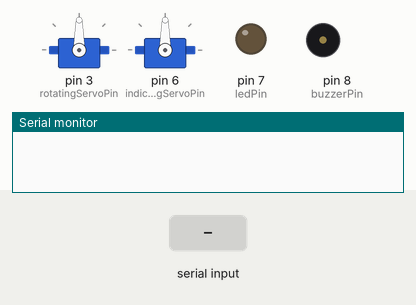
This sketch was run on a simulated Arduino Uno, built with avr-gcc and run on an emulated ATmega328P. Parts: 2 × servo, output pins drawn as LEDs (lit = HIGH), buzzer (waves = sounding, pin HIGH), the last lines printed to the serial monitor. The inputs (shaded band) are chosen by the test bench.

Above: at 1.2 s.
1.3 s: "1" received over Serial
At 1.9 s:
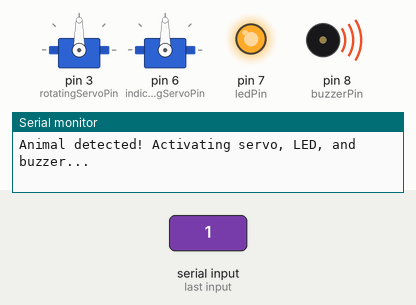
At 4.6 s:
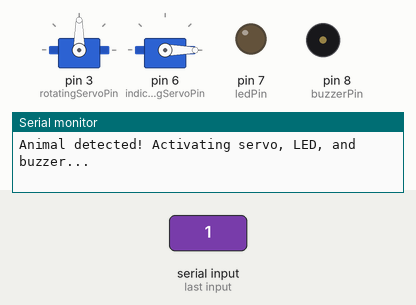
Timing chart, 0 to 6.1 s (numbered marks = the images above; inputs shaded):
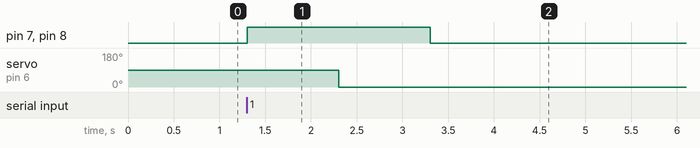

Measured:
- after the input at 1.3 s, pin 7 (ledPin), pin 8 (buzzerPin): LOW → HIGH at once, → LOW 2.0 s later; servo on pin 6 (indicatingServoPin): 90° → 0° after 1.0 s

The sketch:

testing.ino
```cpp
#include <Servo.h>  // Include the Servo library

// Define pin numbers for the ultrasonic sensor
const int trigPin = 9;  // Trigger pin of the ultrasonic sensor
const int echoPin = 10; // Echo pin of the ultrasonic sensor

Servo rotatingServo;    // Servo that rotates continuously
Servo indicatingServo;  // Servo that moves to 90 degrees when something is detected

int rotatingServoPin = 3;   // Pin for the rotating servo motor
int indicatingServoPin = 6; // Pin for the indicating servo motor

const int ledPin = 7;       // LED pin
const int buzzerPin = 8;    // Buzzer pin

long duration;              // Variable to store the duration of the pulse from the ultrasonic sensor
int distance;               // Variable to store the distance calculated from the ultrasonic sensor
int thresholdDistance = 20; // Distance threshold in cm to trigger detection actions

void setup() {
  // Set up the ultrasonic sensor pins
  pinMode(trigPin, OUTPUT);
  pinMode(echoPin, INPUT);

  // Set up the LED and buzzer pins
  pinMode(ledPin, OUTPUT);
  pinMode(buzzerPin, OUTPUT);

  // Attach the servo motors to the corresponding pins
  rotatingServo.attach(rotatingServoPin);
  indicatingServo.attach(indicatingServoPin);

  // Start serial communication for debugging and communication with computer
  Serial.begin(9600);
}

void loop() {
  // Check if there is data available from the Python script
  if (Serial.available() > 0) {
    char signal = Serial.read();  // Read the signal sent from Python

    // If the signal is '1', trigger the servo, LED, and buzzer
    if (signal == '1') {
      Serial.println("Animal detected! Activating servo, LED, and buzzer...");

      // Turn on the LED and buzzer
      digitalWrite(ledPin, HIGH);
      digitalWrite(buzzerPin, HIGH);

      // Move the indicating servo to 90 degrees
      indicatingServo.write(90);
      delay(1000);  // Wait for 1 second

      // Move the second servo back to the normal position (0 degrees)
      indicatingServo.write(0);

      // Turn off the LED and buzzer after 1 second
      delay(1000);
      digitalWrite(ledPin, LOW);
      digitalWrite(buzzerPin, LOW);
    }
  }
}

// Function to get the distance from the ultrasonic sensor
int getDistance() {
  // Send a 10us pulse to trigger the sensor
  digitalWrite(trigPin, LOW);
  delayMicroseconds(2);
  digitalWrite(trigPin, HIGH);
  delayMicroseconds(10);
  digitalWrite(trigPin, LOW);

  // Read the echo pin and calculate the duration of the pulse
  duration = pulseIn(echoPin, HIGH);

  // Calculate the distance in cm (duration / 2 because the pulse travels to the object and back)
  int distanceCm = duration * 0.034 / 2;

  // Print the distance for debugging
  Serial.print("Distance: ");
  Serial.print(distanceCm);
  Serial.println(" cm");

  return distanceCm;
}
```
